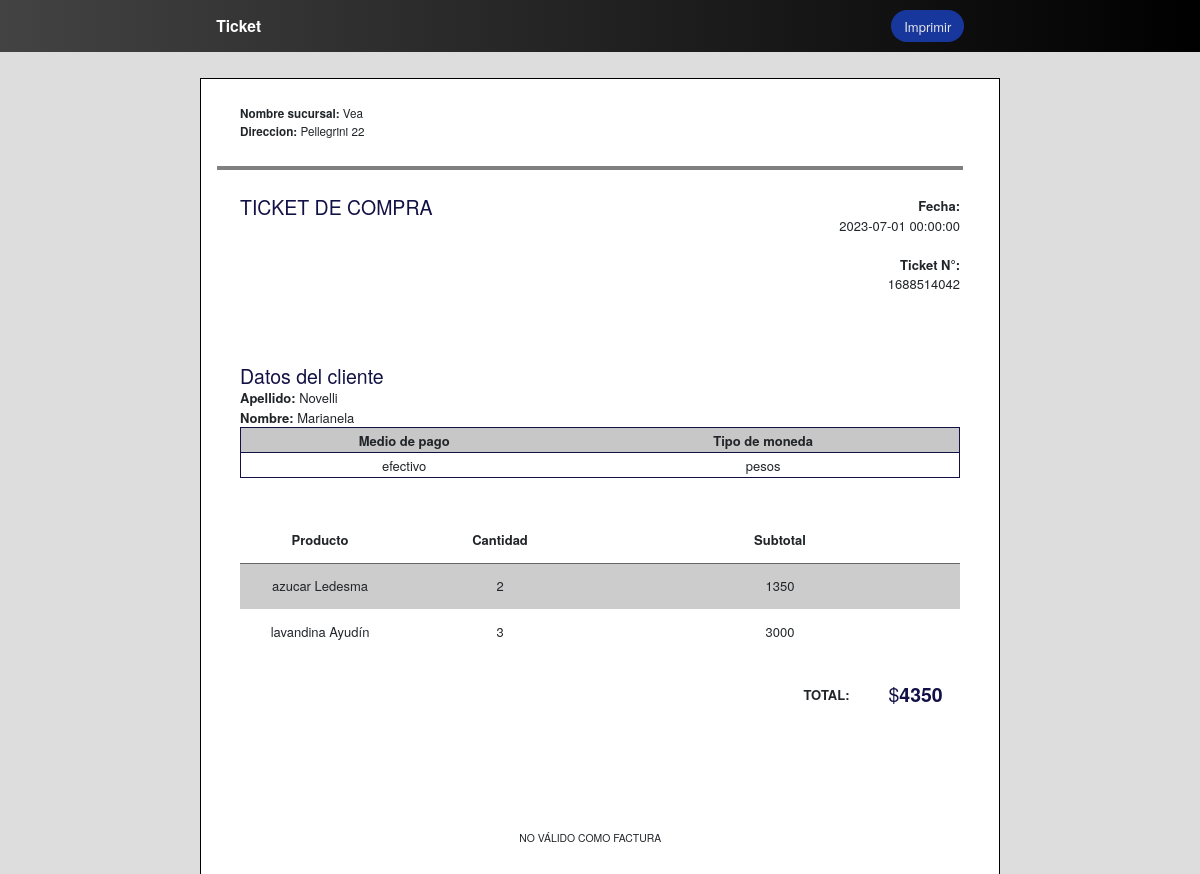
Page /ticket/ticket.php?id_venta=2 on the committed database.
### tables this page shows
CREATE TABLE `venta` (
  `id_venta` int(11) NOT NULL AUTO_INCREMENT,
  `fecha` datetime NOT NULL,
  `monto_total` decimal(10,0) NOT NULL,
  `forma_pago` varchar(255) NOT NULL,
  `tipo_moneda` varchar(255) NOT NULL,
  `id_cliente` int(11) NOT NULL,
  `id_sucursal` int(11) NOT NULL,
  PRIMARY KEY (`id_venta`),
  KEY `cliente_idcliente_compra` (`id_cliente`),
  KEY `sucursal_idsucursal_compra` (`id_sucursal`),
  CONSTRAINT `cliente_idcliente_compra` FOREIGN KEY (`id_cliente`) REFERENCES `cliente` (`id_cliente`) ON UPDATE CASCADE,
  CONSTRAINT `sucursal_idsucursal_compra` FOREIGN KEY (`id_sucursal`) REFERENCES `sucursal` (`id_sucursal`) ON UPDATE CASCADE
);

CREATE TABLE `cliente` (
  `id_cliente` int(11) NOT NULL AUTO_INCREMENT,
  `apellido` varchar(255) NOT NULL,
  `nombre` varchar(255) NOT NULL,
  `direccion` varchar(255) NOT NULL,
  `telefono` bigint(255) DEFAULT NULL,
  `correo` varchar(255) DEFAULT NULL,
  PRIMARY KEY (`id_cliente`)
);

CREATE TABLE `detalle_venta` (
  `id_detalle` int(11) NOT NULL AUTO_INCREMENT,
  `cantidad` int(11) NOT NULL,
  `precio_unitario` decimal(10,0) NOT NULL,
  `subtotal` decimal(10,0) NOT NULL,
  `id_venta` int(11) NOT NULL,
  `id_producto` int(11) NOT NULL,
  PRIMARY KEY (`id_detalle`),
  KEY `producto_idproducto_detalle` (`id_producto`),
  KEY `venta_idventa_detalle` (`id_venta`),
  CONSTRAINT `producto_idproducto_detalle` FOREIGN KEY (`id_producto`) REFERENCES `producto` (`id_producto`) ON UPDATE CASCADE,
  CONSTRAINT `venta_idventa_detalle` FOREIGN KEY (`id_venta`) REFERENCES `venta` (`id_venta`) ON UPDATE CASCADE
);

### venta/venta.php (called while the page is built, shortened)
<?php
class Venta {
    private $conexion;
    public function __construct($conexion) {
        $this->conexion = $conexion;
    }
    public function getticket($idVenta){
        try {
            $sql = "SELECT venta.fecha, venta.monto_total, venta.forma_pago, venta.tipo_moneda, detalle_venta.cantidad, detalle_venta.subtotal, cliente.apellido, cliente.nombre, cliente.direccion, cliente.telefono, (SELECT sucursal.nombre FROM sucursal WHERE sucursal.id_sucursal = venta.id_sucursal) as sucursal, (SELECT sucursal.direccion FROM sucursal WHERE sucursal.id_sucursal = venta.id_sucursal) as direccion_sucursal, (SELECT producto.nombre FROM producto WHERE producto.id_producto = detalle_venta.id_producto) as producto FROM venta INNER JOIN detalle_venta ON detalle_venta.id_venta = venta.id_venta INNER JOIN cliente ON cliente.id_cliente = venta.id_cliente WHERE venta.id_venta = :id;";
            $stmt = $this->conexion->prepare($sql);
            $stmt->bindParam(':id', $idVenta);
            $stmt->execute();
            $ticket = $stmt->fetchAll();
            return $ticket;
        } catch (PDOException $e) {
            echo "Error: " . $e->getMessage();
            return false;
        }
    }
}
?>

### ticket/ticket.php (the view, shortened to what this page needs)
<!DOCTYPE html>
<html lang="en">
<head>
    <link href="https://cdn.jsdelivr.net/npm/bootstrap@5.3.0/dist/css/bootstrap.min.css" rel="stylesheet">
    <link rel="stylesheet" href="ticket.css">
</head>
<body>
<?php
    require_once('../conexion/conexion.php');
    require_once('../venta/venta.php');
    if ($_SERVER['REQUEST_METHOD'] === 'GET' && isset($_GET['id_venta'])) {
        $idVenta = $_GET['id_venta'];
        $ticket = new Venta($conexion);
        $resultado = $ticket->getticket($idVenta);
    }
?>
</body>
<body>
    <div class="control-bar">
    <div class="container">
        <div class="row">
        <div class="col-2-4">
            <div class="slogan">Ticket</div>
        </div>
        <div class="col-4 text-right">
            <a class="boton-servicios" href="javascript:window.print()">Imprimir</a>
        </div>
        </div>
    </div>
    </div>
    <header class="row">
        <div class="encabezadoFactura">
            <div class="info">
                <p><b>Nombre sucursal: </b><?php echo $resultado[0]['sucursal']; ?></p>
                <p><b>Direccion: </b><?php echo $resultado[0]['direccion_sucursal']; ?></p>
            </div>
        </div>
    </header>
    <div class="row section">
            <div class="col-2">
                <h1>TICKET DE COMPRA</h1>
            </div>
        <div class="col-2 text-right details">
            <p >
            <b>Fecha:</b> <p><?php echo $resultado[0]['fecha']; ?></p><br>
            <b>Ticket N°:</b> <p> <?php echo time(); ?></p><br>
            </p>
        </div>
        <div class="col-2 p-3">
            <p class="client">
            <h1>Datos del cliente</h1>
            <b>Apellido: </b><?php echo $resultado[0]['apellido']; ?><br>
            <b>Nombre: </b><?php echo $resultado[0]['nombre']; ?><br>
            </p>
        </div>
    </div>
<div class="row section" style="margin-top:-1rem">
    <div class="col-1">
        <table style='width:100%'>
        <thead>
        <tr class="invoice_detail">
            <th width="25%">Medio de pago</th>
            <th width="25%">Tipo de moneda</th>
        </tr>
        </thead>
        <tbody>
        <tr class="invoice_detail">
            <td width="25%"><?php echo $resultado[0]['forma_pago']; ?></td>
            <td width="30%"><?php echo $resultado[0]['tipo_moneda']; ?></td>
        </tr>
        </tbody>
        </table>
    </div>
</div>
<div class="invoicelist-body" style="margin-top:3rem">
    <table>
        <thead>
            <th width="20%" class="text-center">Producto</th>
            <th width="25%" class="text-center">Cantidad</th>
            <th width="45%" class="text-center">Subtotal</th>
        </thead>
        <tbody>
        <tr>
        <?php
                    if ($resultado) {
                        foreach ($resultado as $resultados) {
                            echo '
                            <tr>
                            <td width="20%" class="text-center">'.$resultados['producto'].'</td>
                            <td width="25%" class="text-center">'.$resultados['cantidad'].'</td>
                            <td width="20%" class="text-center">'.$resultados['subtotal'].'</td>
                            </tr>';
                    }
                }
        ?>
        </tr>
    </table>
</div>
<div class="invoicelist-footer">
    <table>
        <tr>
        <td><b>TOTAL: </b></td>
        <td class="totalFactura" id="total_price"><b><?php echo $resultado[0]['monto_total']; ?></b></td>
        </tr>
    </table>
    </div>
<footer class="row">
    <div class="col-1 text-center">
        <p class="notaxrelated">NO VÁLIDO COMO FACTURA</p>
    </div>
</footer>
</body>
</html>

### ticket/ticket.css (style rules this page uses)
html { font-family: sans-serif; -ms-text-size-adjust: 100%; -webkit-text-size-adjust: 100% }
body { margin: 0 }
details, footer, header, section { display: block }
.boton-servicios { border-radius: 20px; opacity: .9; background-color: #193cad; color: white; }
a { background-color: transparent }
h1 { font-size: 2em; margin: 0.67em 0 }
table { border-collapse: collapse; border-spacing: 0; }
td,th { padding: 0 }
.invoice_detail th { background-color: rgba(128, 128, 128, 0.445); }
html { font-size: 13px; line-height: 1.5; color: #000; background: #ddd; -moz-box-sizing: border-box; box-sizing: border-box }
body { font-family: 'Helvetica Neue', Helvetica, Arial, sans-serif; margin: 6rem auto 3rem; max-width: 800px; background: white; border: 1px solid black; padding: 2rem; }
.container { max-width: 800px; margin-left: auto; margin-right: auto; padding-left: 1rem; padding-right: 1rem }
*, *:before, *:after { -moz-box-sizing: inherit; box-sizing: inherit }
.row:after, .invoicelist-footer:after { content: ""; display: table; clear: both; }
a { color: grey; text-decoration: none }
p { margin: 0 }
.row { position: relative; display: block; width: 100%; font-size: 0 }
.col, .logoholder, .info, [class*="col-"] { vertical-align: top; display: inline-table; font-size: 1rem; padding: 0 1rem; min-height: 1px }
.col-4 { width: 25% }
.col-2 { width: 50% }
.col-2-4 { width: 75% }
.col-1 { width: 100% }
.text-center { text-align: center }
.text-right { text-align: right }
.control-bar { position: fixed; top: 0; left: 0; right: 0; z-index: 100; background-image: linear-gradient(to right, #434343 0%, black 100%); color: #fff; line-height: 4rem; height: 4rem }
.control-bar .slogan { font-weight: bold; font-size: 1.2rem; display: inline-block; margin-right: 2rem }
.control-bar a { margin: 0; padding: .5em 1em; }
header { margin: 1rem 0 0; padding: 0 0 2rem 0; border-bottom: 3pt solid grey }
header p { font-size: .9rem }
.info { width: 30% }
.section { margin: 2rem 0 0 }
.client { margin: 0 0 3rem 0 }
h1 { margin: 0; padding: 0; font-size: 1.5rem; color: #121146 }
.invoice_detail { border: solid 1px #121146; padding:10px; height:25px; text-align:center; }
#total_price:before { content: '$'; }
.invoicelist-body { margin: 1rem }
.invoicelist-body table { width: 100% }
.invoicelist-body thead { text-align: left; border-bottom: 1pt solid #666 }
.invoicelist-body td, .invoicelist-body th { position: relative; padding: 1rem }
.invoicelist-body tr:nth-child(even) { background: #ccc }
.invoicelist-footer { height: 150px; }
.invoicelist-footer table { float: right; width: 25% }
.invoicelist-footer table td { padding: 1rem 2rem 0 1rem; text-align: right; }
.invoicelist-footer table #total_price { font-size: 1.5rem; color: #121146 }
footer { display: block; margin: 1rem 0; padding: 1rem 0 0 }
footer p { font-size: .8rem }
.encabezadoFactura { display: flex; justify-content: space-between; align-items: center; }
.totalFactura { display: flex; }

### rows in the picture
venta: fecha "2023-07-01 00:00:00", forma_pago "efectivo", tipo_moneda "pesos", producto "azucar Ledesma", detalle_venta.cantidad "2", detalle_venta.subtotal "1350", producto "lavandina Ayudín", detalle_venta.cantidad "3", detalle_venta.subtotal "3000", monto_total "4350"
cliente: apellido "Novelli", nombre "Marianela"

### other values in the picture
$resultado[0]['sucursal'] "Vea"
$resultado[0]['direccion_sucursal'] "Pellegrini 22"
